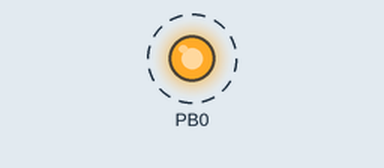
Simulated run of this sketch. Board: ATtiny85, built with avr-gcc and run on an emulated ATtiny85. Shown: output pins drawn as LEDs (lit = HIGH). Dashed ring = blinking.

Above: at 0.04 s.
Timing chart, 0 to 3.0 s (numbered marks = the images above):
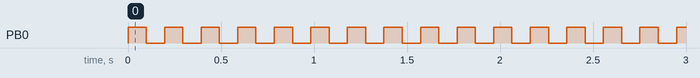

Measured:
- by itself, PB0: alternates HIGH for 0.10 s and LOW for 0.10 s

The sketch:

timer_blink.ino
```cpp
// ATtiny85 embedded program
// Blink using TIMER0
// Output LED at PIN 0


#include<avr/io.h>

int i=0;

void delay_timer()
{
  TCNT0=0;
  TCCR0B=(1<<CS02)|(1<<CS00);
  while(!(TIFR&0x02));
  TCCR0B=0;
  TIFR=0x02;
}

int main()
{

  DDRB|=0b00000001;
  PORTB|=0b00000001;
  while(true)
  {
    for(i=0;i<3;i++)
    delay_timer();
    PORTB^=0b00000001;
  }
}
```
